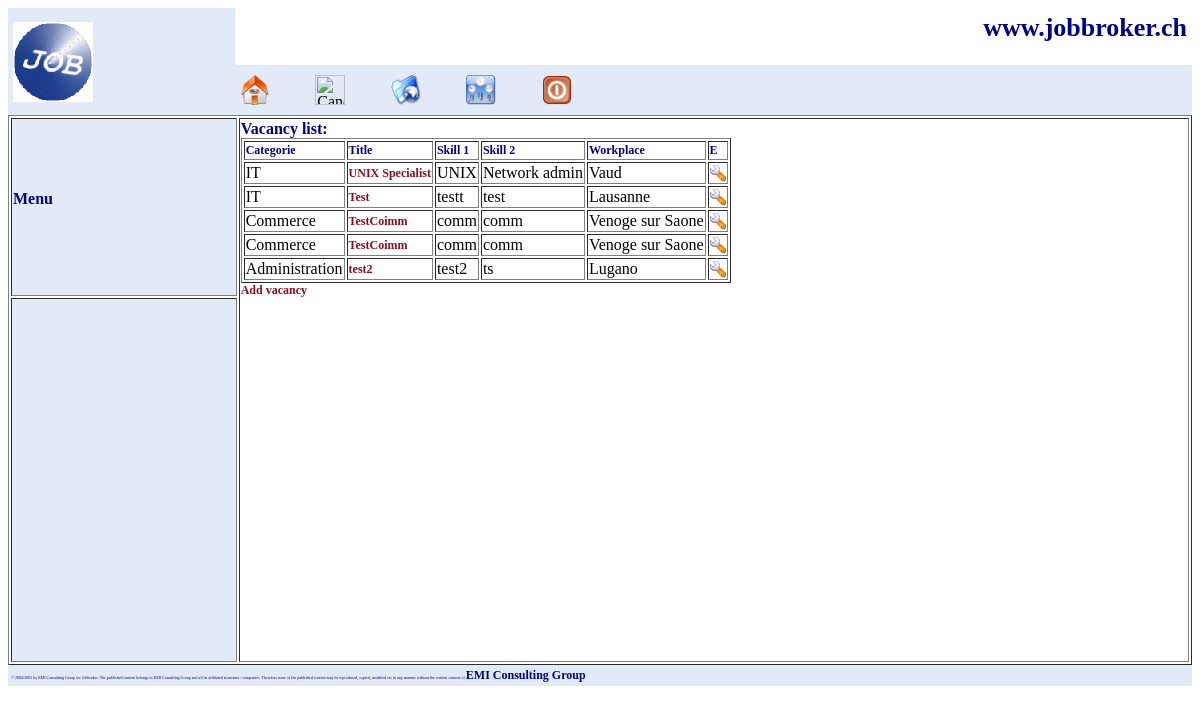
/vacancies/vac_list_entr.php, run on the app's committed database.
### tables this page shows
CREATE TABLE `vacancy` (
  `idvac` int(11) NOT NULL auto_increment,
  `title` varchar(50) NOT NULL default '',
  `cat` varchar(50) NOT NULL default '',
  `skill1` varchar(50) NOT NULL default '',
  `skill2` varchar(50) NOT NULL default '',
  `skill3` varchar(50) NOT NULL default '',
  `place` varchar(50) NOT NULL default '',
  `start` date NOT NULL default '0000-00-00',
  `identr` int(11) NOT NULL default '0',
  `idcont` int(11) NOT NULL default '0',
  `descr` longtext NOT NULL,
  `typecontr` varchar(50) NOT NULL default '',
  `datereg` date NOT NULL default '0000-00-00',
  PRIMARY KEY  (`idvac`)
);

### vacancies/vac_list_entr.php (the view, shortened to what this page needs)
<html>
<head>
  <link rel="StyleSheet" type="text/css" href="../include/stylesheet.css">
</head>
<body>
</body>
</html>
<?php
require($DOCUMENT_ROOT."/hragency/include/config.php");
include($path."header.php");
require($path_lang."langselect.php");
?>
<table bgcolor="white" width="100%" height="550" border="1" >
  <tbody>
    <tr>
      <td bgcolor="#E3EAF7" width="19%" height="3%" align="top"><?php echo "<h3>".$lmenu."</h>";?></td>
      <td width="80%" colspan="1" rowspan="2" valign="top">
  <?php
$query = "SELECT idvac, title, cat, skill1, skill2, place FROM vacancy";
$result = mysql_query($query) or die(mysql_error());
echo "<h3>".$vlist_title."</h>";
echo "<table border=1>
  <tbody>
    <tr style=font-weight:bold>
      <td><font>$vcat</font></td>
      <td><font>$vtitle</font></td>
      <td><font>$vskill1</font></td>
      <td><font>$vskill2</font></td>
      <td><font>$vplace</font></td>
      <td><font>E</font></td>
    </tr>";
	  while ($row = mysql_fetch_array($result))
	  {
      		  echo "<tr>";
		  echo "<td>".$row["cat"]."</td>";
		  echo "<td>"."<a href="."vac_detail.php?id=".$row["idvac"].">".$row["title"]."</a>"."</td>";
      		  echo "<td>".$row["skill1"]."</td>";
      		  echo "<td>".$row["skill2"]."</td>";
		  echo "<td>".$row["place"]."</td>";
		  echo "<td><a href=/hragency/vacancies/vac_edit.php?id=".$row["idvac"]."><img src=/hragency/images/configure.png alt=Modify</a></td>";
    		  echo "</tr>";
	  }
echo "</tbody>";
echo "</table>";
echo "<a href=/hragency/vacancies/vac_add.php>".$vadd."</a>";
?>
     </td>
    </tr>
    <tr>
      <td width="19%" height="97%" bgcolor="#E3EAF7" valign="top"></td>
    </tr>
  </tbody>
</table>
 <? require($path."footer.php"); ?>

### include/stylesheet.css (style rules this page uses)
body { bgcolor: #F9FFE0; }
h3 { color:#000083; font-family:Bitsream Vera Serif Bold; font-size:16px; font-weight:bold; }
a { color:#8D0E21; font-family:Suse Sans; font-size:12px; font-weight:bold; text-decoration:none; }
font { color:#000083; font-family:Suse Sans; font-size:12px; }

### data on the page
vacancy: cat "IT", title "UNIX Specialist", skill1 "UNIX", skill2 "Network admin", place "Vaud"
vacancy: cat "IT", title "Test", skill1 "testt", skill2 "test", place "Lausanne"
vacancy: cat "Commerce", title "TestCoimm", skill1 "comm", skill2 "comm", place "Venoge sur Saone"
vacancy: cat "Commerce", title "TestCoimm", skill1 "comm", skill2 "comm", place "Venoge sur Saone"
vacancy: cat "Administration", title "test2", skill1 "test2", skill2 "ts", place "Lugano"

### other printed values
$lmenu "Menu"
$vlist_title "Vacancy list:"
$vcat "Categorie"
$vtitle "Title"
$vskill1 "Skill 1"
$vskill2 "Skill 2"
$vplace "Workplace"
$vadd "Add vacancy"
